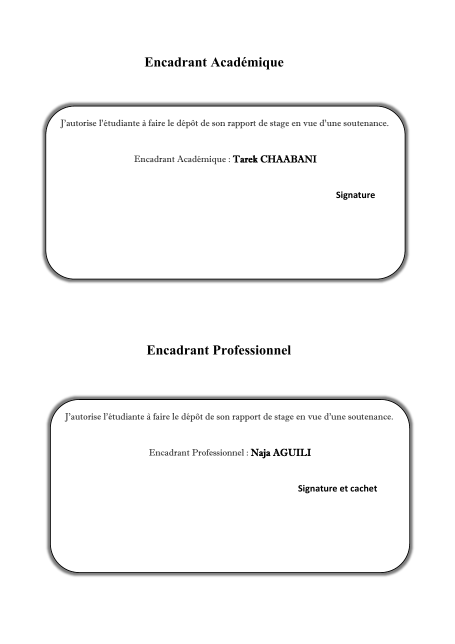
#> input picture document_work/qa_report_full/page-04.png, 910 x 1287 px (shown at 1/2 size); its folder holds 4 pictures in this run
$ python make_report_contact_sheets.py
#> lines starting #> are read from the running program, lines starting #| are printed output that depends on the picture
from pathlib import Path
import sys
from PIL import Image, ImageDraw, ImageFont


ROOT = Path(sys.argv[1]) if len(sys.argv) > 1 else Path(
    r"D:\PFE M2\Platforme SaaS\document_work\qa_report_full"
)
pages = sorted(ROOT.glob("page-*.png"))
font = ImageFont.load_default()

thumb_w, thumb_h = 255, 361
label_h = 22
cols, rows = 4, 3
margin = 14

for sheet_no, start in enumerate(range(0, len(pages), cols * rows), start=1):
    group = pages[start : start + cols * rows]
    canvas = Image.new(
        "RGB",
        (
            margin * (cols + 1) + thumb_w * cols,
            margin * (rows + 1) + (thumb_h + label_h) * rows,
        ),
        "#d9dde3",
    )
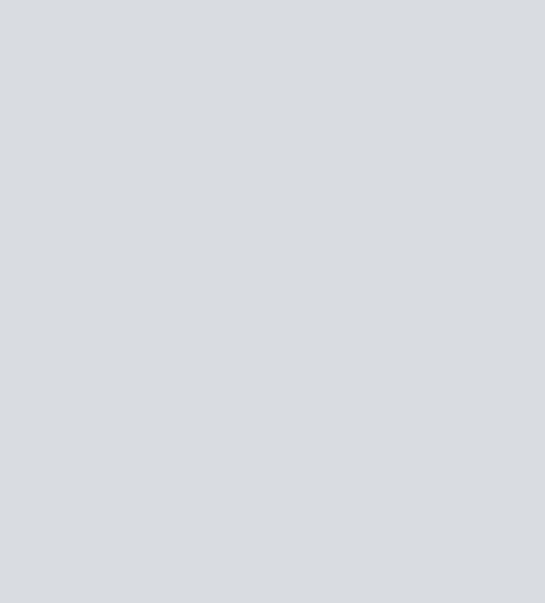
#> canvas: PIL image 1090x1205 RGB (shown at 1/2 size); mean R, G, B 217, 221, 227
    draw = ImageDraw.Draw(canvas)
    for slot, page in enumerate(group):
        col = slot % cols
        row = slot // cols
        x = margin + col * (thumb_w + margin)
        y = margin + row * (thumb_h + label_h + margin)
        with Image.open(page) as im:
#> im is the input picture: PIL image 910x1287 RGB; min 0, max 255, mean 248.5
            preview = im.convert("RGB")
            preview.thumbnail((thumb_w, thumb_h), Image.Resampling.LANCZOS)
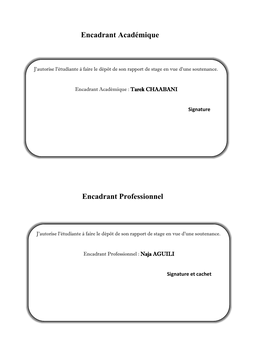
#> preview: PIL image 255x361 RGB; min 0, max 255, mean 248.3
            px = x + (thumb_w - preview.width) // 2
#> px = 14
            py = y + (thumb_h - preview.height) // 2
#> py = 14
            canvas.paste(preview, (px, py))
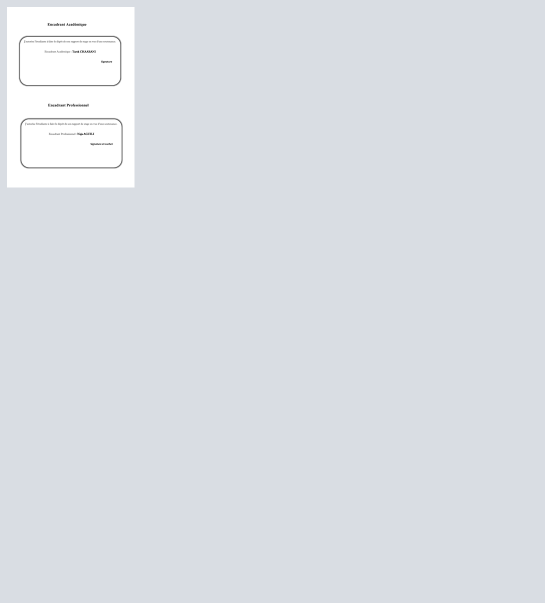
#> canvas: PIL image 1090x1205 RGB (shown at 1/2 size); mean R, G, B 219.2, 222.9, 228.5
        label = page.stem.replace("page-", "Page ")
        draw.text((x + 4, y + thumb_h + 4), label, fill="black", font=font)
    canvas.save(ROOT / f"contact-{sheet_no:02d}.png", optimize=True)
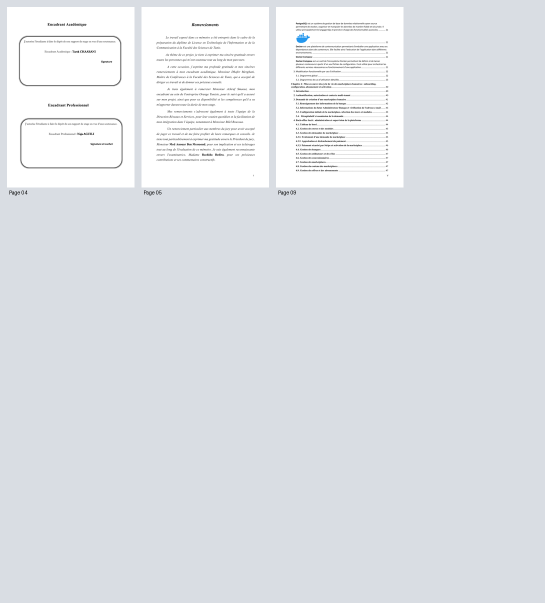
#> saved as contact-01.png: PIL image 1090x1205 RGB (shown at 1/2 size); mean R, G, B 222.8, 226, 230.8

print(f"pages={len(pages)} sheets={sheet_no}")

$ run again, on document_work/qa_report_full/page-10.png
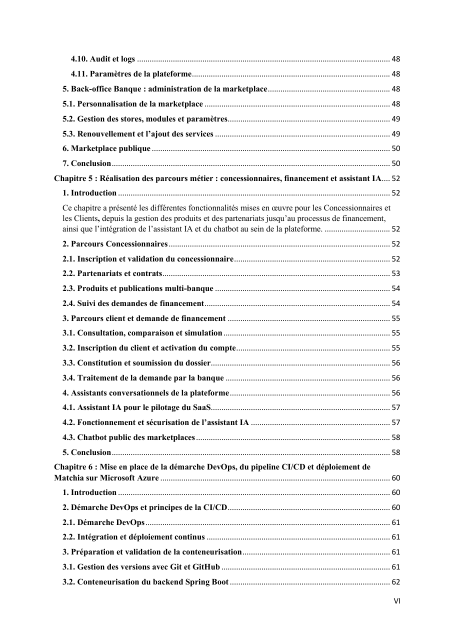
#> input picture document_work/qa_report_full/page-10.png, 910 x 1287 px (shown at 1/2 size)
#> im is the input picture: PIL image 910x1287 RGB; min 0, max 255, mean 243.5
#> `preview.thumbnail((thumb_w, thumb_h), Image.Resampling.LANCZOS)`:
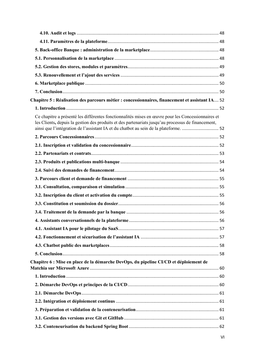
#> preview: PIL image 255x361 RGB; min 39, max 255, mean 242.6
#> `canvas.paste(preview, (px, py))`:
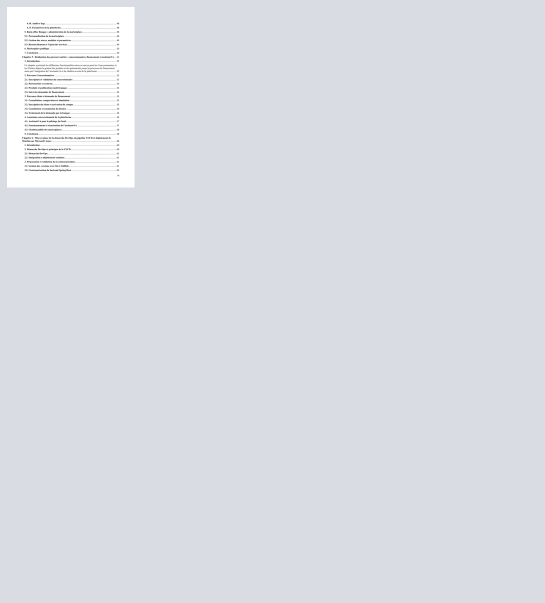
#> canvas: PIL image 1090x1205 RGB (shown at 1/2 size); mean R, G, B 218.8, 222.5, 228.1

$ run again, on document_work/qa_report_full/page-14.png
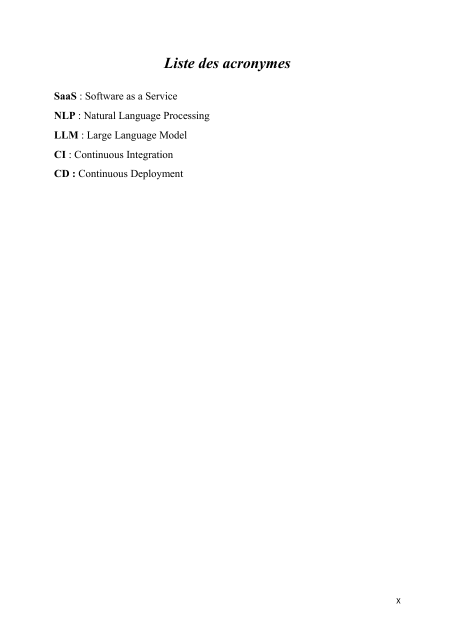
#> input picture document_work/qa_report_full/page-14.png, 910 x 1287 px (shown at 1/2 size)
#> im is the input picture: PIL image 910x1287 RGB; min 0, max 255, mean 253.6
#> `preview.thumbnail((thumb_w, thumb_h), Image.Resampling.LANCZOS)`:
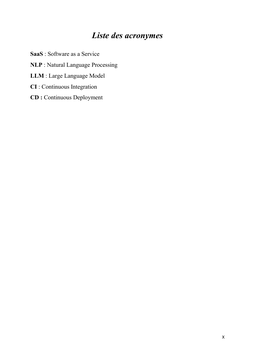
#> preview: PIL image 255x361 RGB; min 0, max 255, mean 253.5
#> `canvas.paste(preview, (px, py))`:
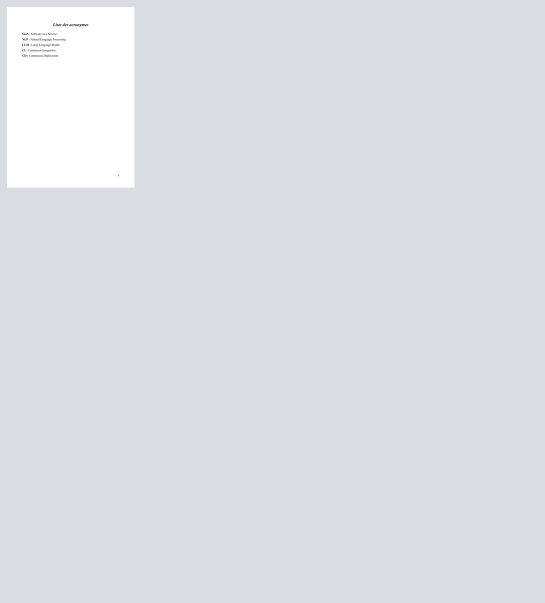
#> canvas: PIL image 1090x1205 RGB (shown at 1/2 size); mean R, G, B 219.6, 223.3, 228.9
